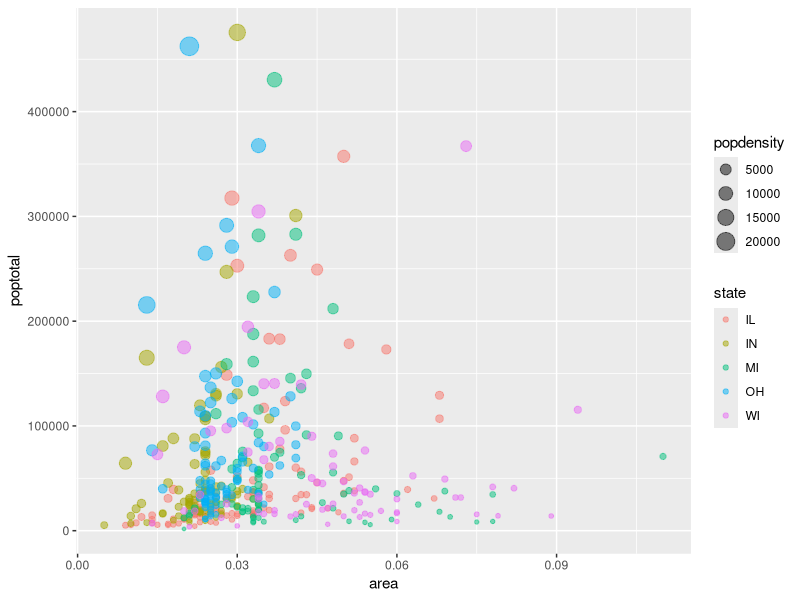

Generate this figure with R:
## ---- chunk 1
library(tidyverse)
options(scipen = 999)
data(midwest)
midwest %>% 
  filter(poptotal >= 0 & poptotal <= 500000) %>% 
ggplot()+
  geom_point(aes(x = area,
                 y = poptotal,
                 col = state,
                 size = popdensity), 
             alpha = 0.5)
## ---- chunk 2
fish_encounters %>% 
  pivot_wider(names_from = station,
              values_from = seen) %>% 
  na.omit()  
